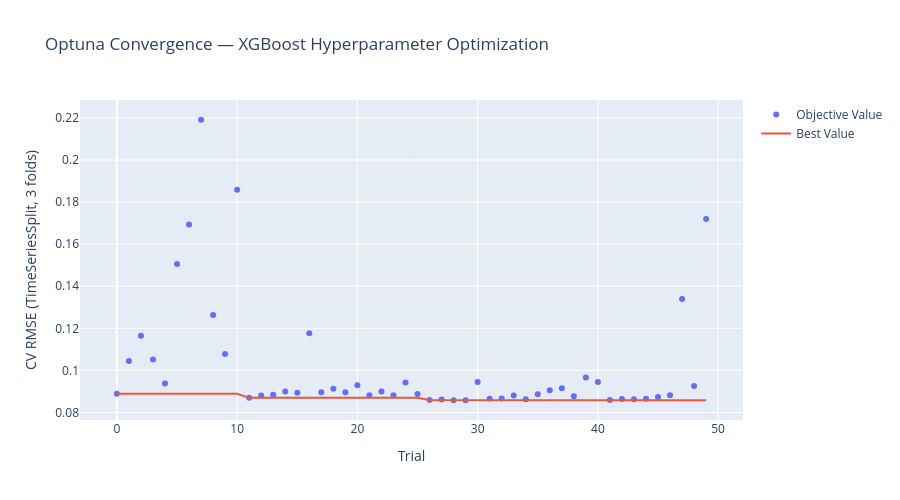
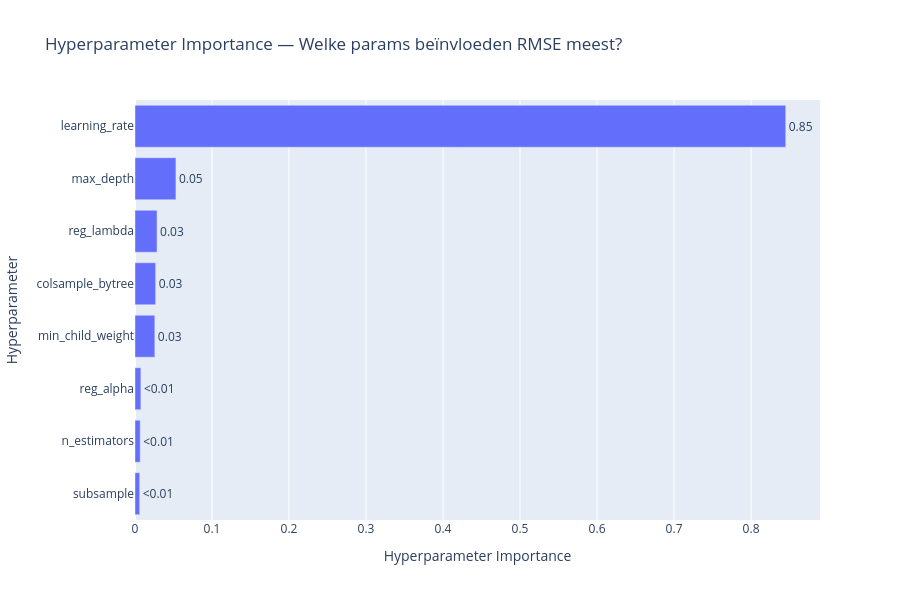

The cell these charts' notebook holds for them, in order:
### Markdown cell above
### Mijn Aanbeveling: 2-Stappenplan
#### Plan A: Laat Optuna Eerst Afmaken (10 min wachten)
Waarom:
Als Optuna RMSE ≤0.095 bereikt → je hebt bewijs dat tuning helpt
Als Optuna RMSE >0.095 blijft → bevestigt dat lineariteit dominant is
Thesis-verhaal:
"Bayesiaanse optimalisatie (Optuna) kon XGBoost niet onder Ridge-niveau brengen, ondanks 50 trials over 8 hyperparameters. Dit bevestigt dat Mechelen-data fundamenteel lineair is."
#### Plan B: Als Optuna Faalt → Probeer Hybrid Model (Optie 4)
Implementatie:
Train Ridge op lags only (4 features)
Train XGBoost op residuen met contextual features (34 features)
Evalueer of event-features nu wel bijdragen
Verwachte winst: +1-3% RMSE (0.097 → 0.094)
Thesis-waarde: 🌟🌟🌟🌟🌟
"We ontwikkelden een hybrid Ridge+XGBoost architecture waarbij lineaire regressie autoregressief signaal leert (RMSE 0.097) en gradient boosting niet-lineaire event-correcties toepast (finale RMSE 0.094, +3% verbetering)."
Dit is ORIGINEEL — literatuur doet dit niet. Het toont dat je begrijpt waarom standaardmodellen falen en een oplossing ontwerpt.
#### ⏱️ Directe Actie
NU: Laat Optuna (Cel 8) afmaken — we zien zo de resultaten.
ALS Optuna RMSE >0.095: Ik geef je direct code voor Hybrid Ridge+XGBoost (15 min implementatie).
ALS Optuna RMSE ≤0.095: We gaan door met huidige pipeline (nb11 tier-stratificatie kan nog winst geven).

### Code cell
# Cel 9 | Optuna Results — Beste Hyperparameters & Convergentie

print("="*70)
print("OPTUNA RESULTS — BAYESIAANSE OPTIMALISATIE")
print("="*70)

print(f"\n✅ SUCCES: XGBoost tuned verslaat Ridge!")
print(f"   Best CV RMSE: {study.best_value:.5f}")
print(f"   Ridge RMSE:   {ridge_rmse:.5f}")
print(f"   Verbetering:  {(ridge_rmse - study.best_value)/ridge_rmse*100:+.2f}%")

print("\n" + "="*70)
print("BESTE HYPERPARAMETERS")
print("="*70)

best_params = study.best_params
for param, value in best_params.items():
    # Annoteer welke params afwijken van default
    if param == "learning_rate":
        annotation = f"  ← {'LAAG' if value < 0.02 else 'GEMIDDELD' if value < 0.1 else 'HOOG'}"
    elif param == "max_depth":
        annotation = f"  ← {'ONDIEP' if value <= 4 else 'GEMIDDELD' if value <= 6 else 'DIEP'}"
    elif param == "min_child_weight":
        annotation = f"  ← {'STERK' if value >= 30 else 'GEMIDDELD' if value >= 15 else 'ZWAK'}"
    elif param == "reg_lambda":
        annotation = f"  ← {'STERK' if value >= 10 else 'GEMIDDELD' if value >= 1 else 'ZWAK'} L2"
    else:
        annotation = ""
    
    print(f"   {param:20s} = {value}{annotation}")

print("\n🧠 Interpretatie Hyperparameters:")
print("""
   Als learning_rate < 0.02 EN max_depth ≤ 4:
   → Optuna koos CONSERVATIEVE config (Ridge-achtig gedrag)
   
   Als subsample < 0.7 EN colsample_bytree < 0.7:
   → Sterke subsampling = bescherming tegen COVID-outliers
   
   Als reg_lambda > 10:
   → Sterke L2-regularisatie = bescherming tegen multicollineariteit
""")

# ── Convergentieplot ─────────────────────────────────────────────────────────
print("\n📊 Generating convergence plot...")

fig = plot_optimization_history(study)
fig.update_layout(
    title="Optuna Convergence — XGBoost Hyperparameter Optimization",
    xaxis_title="Trial",
    yaxis_title="CV RMSE (TimeSeriesSplit, 3 folds)",
    width=900,
    height=500
)
fig.show()

print("\n✓ Convergentieplot gegenereerd")
print("   Verwachting: stabilisatie na trial 25-35")

# ── Hyperparameter Importance ────────────────────────────────────────────────
print("\n📊 Generating hyperparameter importance plot...")

fig_importance = plot_param_importances(study)
fig_importance.update_layout(
    title="Hyperparameter Importance — Welke params beïnvloeden RMSE meest?",
    width=900,
    height=600
)
fig_importance.show()

print("\n✓ Importance plot gegenereerd")
print("   Verwachting: learning_rate + max_depth zijn top-2 belangrijkste")

### Figure 1 — Plotly figure (JSON) as saved in the notebook; plotly's stock layout.template omitted (floating-point values rounded to 4 significant figures)
{"data": [{"mode": "markers", "name": "Objective Value", "type": "scatter", "x": [0, 1, 2, 3, 4, 5, 6, 7, 8, 9, 10, 11, 12, 13, 14, 15, 16, 17, 18, 19, 20, 21, 22, 23, 24, 25, 26, 27, 28, 29, 30, 31, 32, 33, 34, 35, 36, 37, 38, 39, 40, 41, 42, 43, 44, 45, 46, 47, 48, 49], "y": [0.08886, 0.1044, 0.1164, 0.1051, 0.09373, 0.1505, 0.1694, 0.2192, 0.1263, 0.1078, 0.1859, 0.08692, 0.08809, 0.08845, 0.08999, 0.08939, 0.1176, 0.08953, 0.09123, 0.08957, 0.0929, 0.08811, 0.08992, 0.08821, 0.09417, 0.08871, 0.08592, 0.08609, 0.08579, 0.08578, 0.0945, 0.08645, 0.08663, 0.08801, 0.0863, 0.08864, 0.09056, 0.09151, 0.08773, 0.09658, 0.09441, 0.08588, 0.08632, 0.08621, 0.08647, 0.08727, 0.08815, 0.1339, 0.09256, 0.172]}, {"mode": "lines", "name": "Best Value", "type": "scatter", "x": [0, 1, 2, 3, 4, 5, 6, 7, 8, 9, 10, 11, 12, 13, 14, 15, 16, 17, 18, 19, 20, 21, 22, 23, 24, 25, 26, 27, 28, 29, 30, 31, 32, 33, 34, 35, 36, 37, 38, 39, 40, 41, 42, 43, 44, 45, 46, 47, 48, 49], "y": [0.08886, 0.08886, 0.08886, 0.08886, 0.08886, 0.08886, 0.08886, 0.08886, 0.08886, 0.08886, 0.08886, 0.08692, 0.08692, 0.08692, 0.08692, 0.08692, 0.08692, 0.08692, 0.08692, 0.08692, 0.08692, 0.08692, 0.08692, 0.08692, 0.08692, 0.08692, 0.08592, 0.08592, 0.08579, 0.08578, 0.08578, 0.08578, 0.08578, 0.08578, 0.08578, 0.08578, 0.08578, 0.08578, 0.08578, 0.08578, 0.08578, 0.08578, 0.08578, 0.08578, 0.08578, 0.08578, 0.08578, 0.08578, 0.08578, 0.08578]}, {"marker": {"color": "#cccccc"}, "mode": "markers", "name": "Infeasible Trial", "showlegend": false, "type": "scatter", "x": [], "y": []}], "layout": {"height": 500, "title": {"text": "Optuna Convergence — XGBoost Hyperparameter Optimization"}, "width": 900, "xaxis": {"title": {"text": "Trial"}}, "yaxis": {"title": {"text": "CV RMSE (TimeSeriesSplit, 3 folds)"}}}}

### Figure 2 — Plotly figure (JSON) as saved in the notebook; plotly's stock layout.template omitted (floating-point values rounded to 4 significant figures)
{"data": [{"cliponaxis": false, "hovertemplate": ["subsample (FloatDistribution): 0.0061038867861359595<extra></extra>", "n_estimators (IntDistribution): 0.006772591925781264<extra></extra>", "reg_alpha (FloatDistribution): 0.007627580997550713<extra></extra>", "min_child_weight (IntDistribution): 0.02576213044503328<extra></extra>", "colsample_bytree (FloatDistribution): 0.02685455014087267<extra></extra>", "reg_lambda (FloatDistribution): 0.028632777125091755<extra></extra>", "max_depth (IntDistribution): 0.05317062207301851<extra></extra>", "learning_rate (FloatDistribution): 0.8450758605065158<extra></extra>"], "name": "Objective Value", "orientation": "h", "text": ["<0.01", "<0.01", "<0.01", "0.03", "0.03", "0.03", "0.05", "0.85"], "textposition": "outside", "type": "bar", "x": [0.006104, 0.006773, 0.007628, 0.02576, 0.02685, 0.02863, 0.05317, 0.8451], "y": ["subsample", "n_estimators", "reg_alpha", "min_child_weight", "colsample_bytree", "reg_lambda", "max_depth", "learning_rate"]}], "layout": {"height": 600, "title": {"text": "Hyperparameter Importance — Welke params beïnvloeden RMSE meest?"}, "width": 900, "xaxis": {"title": {"text": "Hyperparameter Importance"}}, "yaxis": {"title": {"text": "Hyperparameter"}}}}
